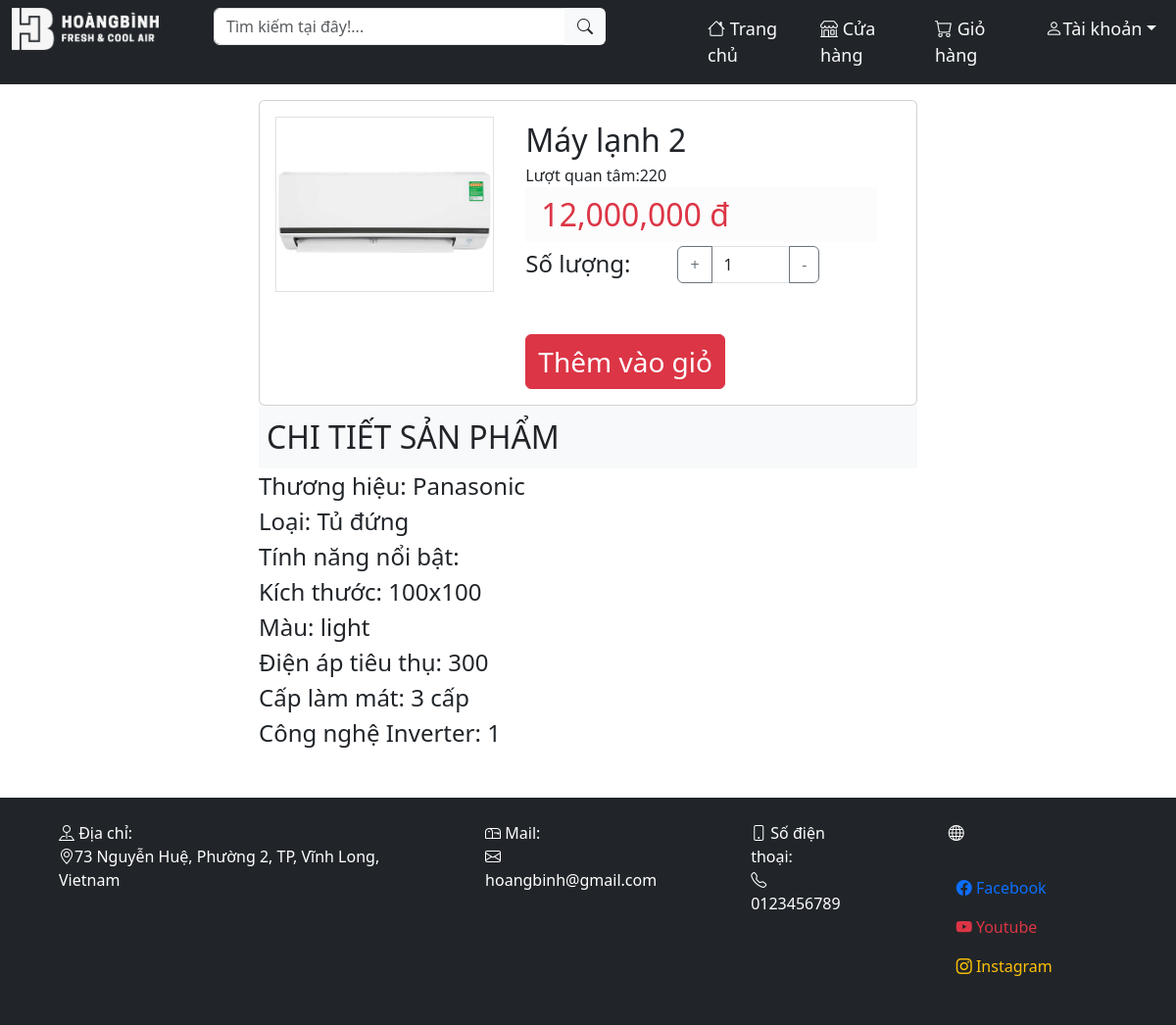
/view.php?id=2, run on an earlier commit of the app's database.
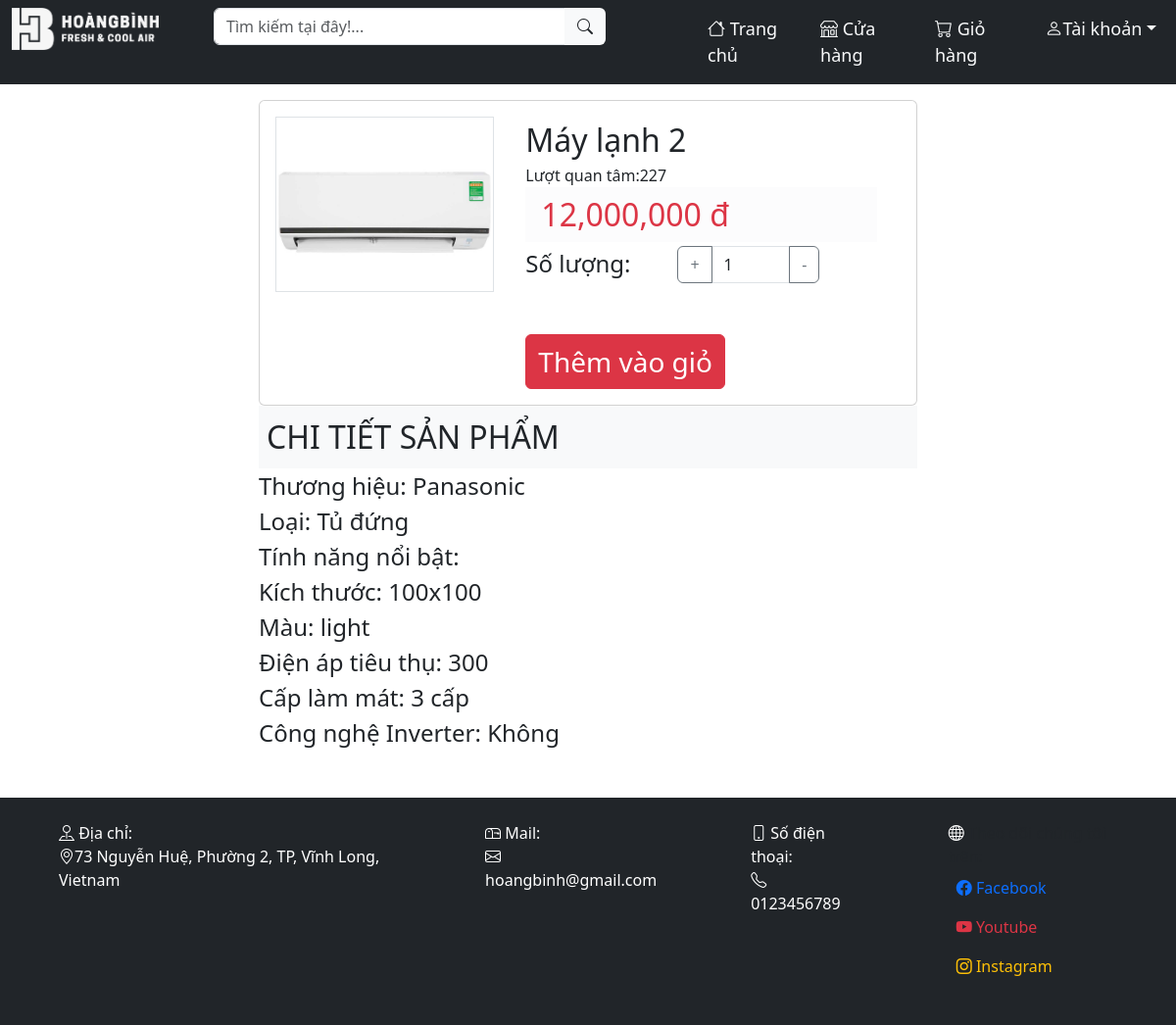
And on a later commit of the database.
### tables this page shows
CREATE TABLE `product` (
  `prd_id` int(10) NOT NULL,
  `prd_name` varchar(100) NOT NULL,
  `prd_price` decimal(50,0) NOT NULL,
  `prd_pricenew` float DEFAULT NULL,
  `prd_special` varchar(100) DEFAULT NULL,
  `prd_size` varchar(50) NOT NULL,
  `prd_inverter` varchar(10) NOT NULL DEFAULT 'Không',
  `prd_color` varchar(20) NOT NULL,
  `prd_vol` int(10) NOT NULL,
  `prd_speedlvl` int(10) NOT NULL,
  `picture` varchar(100) NOT NULL,
  `views` int(11) NOT NULL DEFAULT 0,
  `brand_id` int(10) NOT NULL,
  `type_id` int(10) NOT NULL
);

### handle/handle_sqldata.php (called while the page is built, shortened)
<?php
function getallbrand($id){
    require "db_con.php";
    $sql="SELECT * FROM brand";
    if($id){
        $sql.=" WHERE brand_id=$id";
    }
    $result = mysqli_query($conn, $sql);
    return $result;
}
function getalltype($id){
    require "db_con.php";
    $sql="SELECT * FROM type";
    if($id){
        $sql.=" WHERE type_id=$id";
    }
    $result = mysqli_query($conn, $sql);
    return $result;
}
function getproduct($id){
    require "db_con.php";
    $sql="SELECT * FROM product WHERE prd_id=$id";
    $result = mysqli_query($conn, $sql);
    return $result;
}
?>

### view.php (the view, shortened to what this page needs)
<?php
    include "./handle/db_con.php";
    include "./handle/handle_sqldata.php";
    require "./web/echoHTML.php";
    $id=$_GET['id'];
    $productdata=mysqli_fetch_all(getproduct($id),MYSQLI_ASSOC)[0];
    $brand=mysqli_fetch_all(getallbrand($productdata['brand_id']),MYSQLI_ASSOC)[0];
    $type=mysqli_fetch_all(getalltype($productdata['type_id']),MYSQLI_ASSOC)[0];
?>
<!DOCTYPE html>
<html lang="en">
<head>
    <link rel="stylesheet" href="./css/style.css">
    <link rel="stylesheet" href="./css/bootstrap.css">
    <link rel="stylesheet" href="https://cdn.jsdelivr.net/npm/bootstrap-icons@1.11.1/font/bootstrap-icons.css">
</head>
<body>
<div id="item-view" class="container-fluid bg-white">
    <div id="main" class="container">
        <div class="card mt-3">
            <div class="row g-0">
                <div class="col-4 m-3">
                    <?php
                        echo    '<img id="img-view" src="./product_image/'.$productdata['picture'].'" class="border">
                                </div>
                                <div class="col-7">
                                    <div class="card-body">
                                        <div class="fs-2">'.$productdata['prd_name'].'</div>
                                        <div class="js-5">Lượt quan tâm:'.$productdata['views'].'</div>
                                        <div class="ps-3 py-1 fs-2 bg-light-subtle text-danger">'.number_format($productdata['prd_price']).' đ</div>';
                    ?>
                        <div class="my-1 fs-4">
                            <div id="number-box" class="input-group d-flex justify-content-center">
                                Số lượng:
                                <button class="ms-5 input-group-text btn btn-outline-secondary" onclick="this.parentNode.querySelector('input[type=number]').stepUp()">+</button>
                                <input id="quantity" type="number" class="form-control" min="1" value="1">
                                <button class="input-group-text btn btn-outline-secondary" onclick="this.parentNode.querySelector('input[type=number]').stepDown()">-</button>
                            </div>
                        </div>
                    <?php
                        echo '<button type="button" class="btn btn-danger mt-5 fs-3 btn-addcart" data-id='.$id.'>Thêm vào giỏ</button>';
                    ?>
                    </div>
                </div>
            </div>
        </div>
    </div>
    <div id="detail" class="container fs-4">
        <div class="bg-light p-2 fs-2">CHI TIẾT SẢN PHẨM</div>
        <?php
            echo    '<div>Thương hiệu: '.$brand['brand_name'].'</div>
                    <div>Loại: '.$type['type_name'].'</div>
                    <div>Tính năng nổi bật: '.$productdata['prd_special'].'</div>
                    <div>Kích thước: '.$productdata['prd_size'].'</div>
                    <div>Màu: '.$productdata['prd_color'].'</div>
                    <div>Điện áp tiêu thụ: '.$productdata['prd_vol'].'</div>
                    <div>Cấp làm mát: '.$productdata['prd_speedlvl'].' cấp</div>
                    <div>Công nghệ Inverter: '.$productdata['prd_inverter'].'</div>';
        ?>
    </div>
</div>
</body>
</html>

What changed in the data, as far as the page shows it:
changed product "Máy lạnh 2": views "220" → "227"; prd_inverter "1" → "Không"
